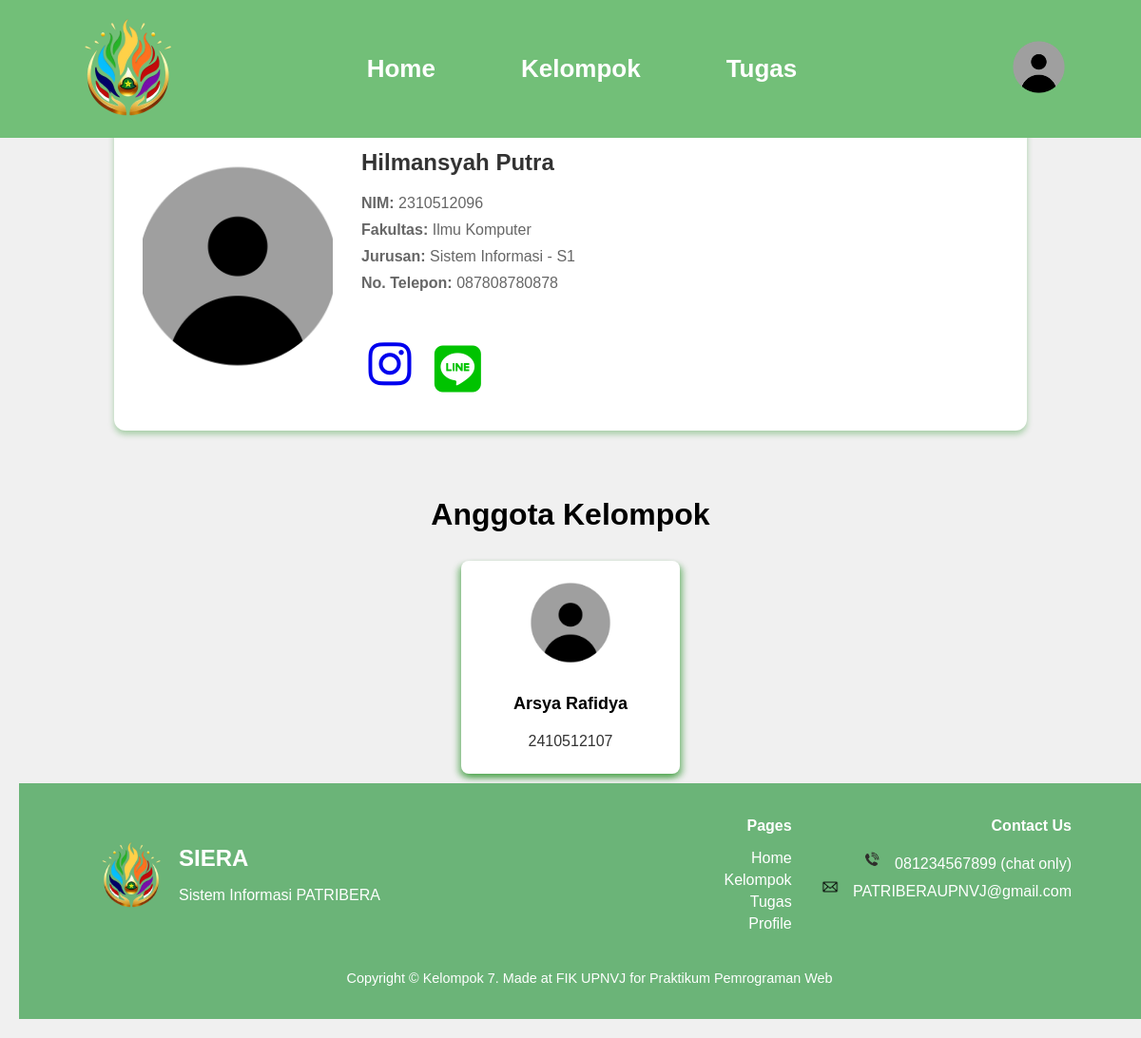
/pageKelompok.php (signed in), run on an earlier commit of the app's database.
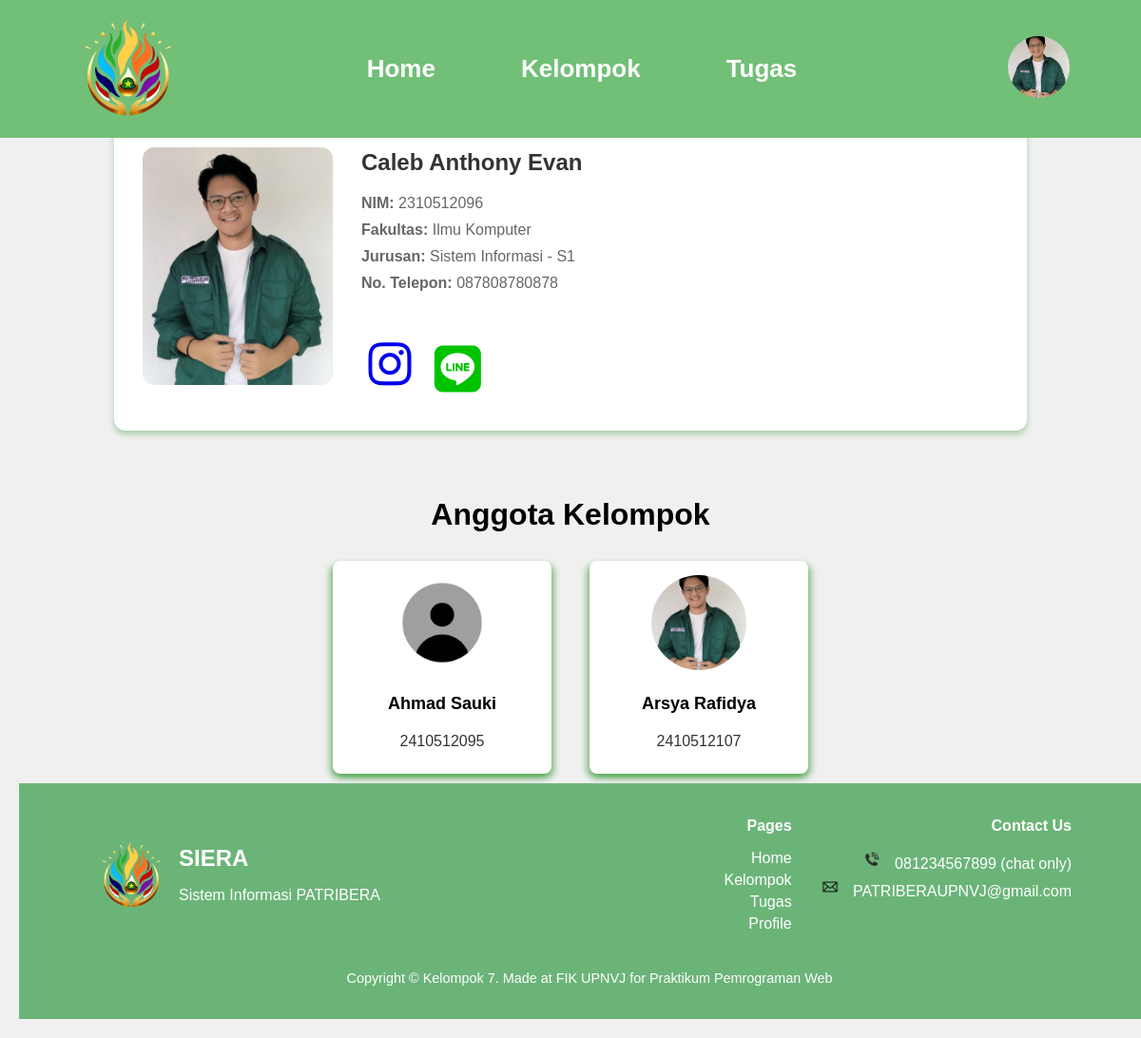
And on a later commit of the database.
### tables this page shows
CREATE TABLE `mahasiswa` (
  `id_user` int(5) DEFAULT NULL,
  `nim_mhs` varchar(10) NOT NULL,
  `nama` varchar(30) NOT NULL,
  `domisili` varchar(25) DEFAULT NULL,
  `tanggal_lahir` date DEFAULT NULL,
  `fakultas` varchar(25) DEFAULT NULL,
  `jurusan` varchar(30) DEFAULT NULL,
  `asal_sma` varchar(25) DEFAULT NULL,
  `kelompok` int(3) DEFAULT NULL,
  `bio` text DEFAULT NULL,
  `no_telp` varchar(15) DEFAULT NULL,
  `instagram` varchar(30) DEFAULT NULL,
  `id_line` varchar(25) DEFAULT NULL,
  `profile_mhs` varchar(100) DEFAULT 'default.png'
);

CREATE TABLE `mentor` (
  `id_user` int(5) DEFAULT NULL,
  `nim_mentor` varchar(10) NOT NULL,
  `nama` varchar(30) NOT NULL,
  `fakultas` varchar(25) DEFAULT NULL,
  `jurusan` varchar(30) DEFAULT NULL,
  `kelompok` int(3) DEFAULT NULL,
  `id_line` varchar(25) DEFAULT NULL,
  `no_telp` varchar(15) DEFAULT NULL,
  `instagram` varchar(30) DEFAULT NULL,
  `profile_mtr` varchar(100) NOT NULL DEFAULT 'default.png'
);

### profileAdd.php (called while the page is built, shortened)
<?php
include 'connectdb.php';
$id_user = $_SESSION['id_user'];
$role = $_SESSION['role'];
$profile_image = 'Assets/default.png';
if ($id_user && $role) {
    if ($role == 'mahasiswa') {
        $query = "SELECT profile_mhs AS profile FROM mahasiswa WHERE id_user = $id_user";
        $result = $conn->query($query);
        if ($result->num_rows > 0) {
            $row = $result->fetch_assoc();
            $profile_image = !empty($row['profile']) ? "Assets/profile_mhs/" . $row['profile'] : $profile_image;
        }
    }
}
?>

### pageKelompok.php (the view, shortened to what the changed rows need)
<?php
include 'connectdb.php';
include 'profileAdd.php';
$id_user = $_SESSION['id_user'];
$query_kelompok = "SELECT kelompok FROM mahasiswa WHERE id_user = ?";
$stmt_kelompok = $conn->prepare($query_kelompok);
$stmt_kelompok->bind_param("i", $id_user);
$stmt_kelompok->execute();
$stmt_kelompok->bind_result($kelompok);
$query_mentor = "SELECT nama, nim_mentor, fakultas, jurusan, id_line, no_telp, instagram, profile_mtr
                 FROM mentor WHERE kelompok = ?";
$stmt_mentor = $conn->prepare($query_mentor);
$stmt_mentor->bind_param("i", $kelompok);
$stmt_mentor->execute();
$stmt_mentor->bind_result($namaMentor, $nimMentor, $fakultasMentor, $jurusanMentor, $idLineMentor, $noTelpMentor, $instagramMentor, $fotoMentor);
$query_mahasiswa = "SELECT nama, nim_mhs, fakultas, jurusan, no_telp, instagram, id_line, profile_mhs
                    FROM mahasiswa WHERE kelompok = ?";
$stmt_mahasiswa = $conn->prepare($query_mahasiswa);
$stmt_mahasiswa->bind_param("i", $kelompok);
$stmt_mahasiswa->execute();
$result_mahasiswa = $stmt_mahasiswa->get_result();
$temanKelompok = [];
while ($row = $result_mahasiswa->fetch_assoc()) {
    $temanKelompok[] = $row;
}
?>
<!DOCTYPE html>
<html lang="id">
<head>
    <link rel="stylesheet" href="page_kelompok.css">
    <link href='https://unpkg.com/boxicons@2.1.4/css/boxicons.min.css' rel='stylesheet'>
    <link href="https://cdnjs.cloudflare.com/ajax/libs/font-awesome/5.15.4/css/all.min.css" rel="stylesheet">
</head>
<body>
    <div class='page-container'>
        <header>
            <nav>
                <div class="profile">
                    <a href="profile.php"><img src="<?php echo $profile_image; ?>" alt="Profile" width="65px" height="65px" style="border-radius: 50%; object-fit: cover;"/></a>
                </div>
            </nav>
        </header>
        <h1 class="section-title">Mentor</h1>
        <div class="mentor-section">
            <div class="mentor-card">
                <img src="Assets/profile_mtr/<?php echo htmlspecialchars($fotoMentor); ?>" alt="Foto Mentor" />
                <div class="mentor-info">
                    <h2><?php echo htmlspecialchars($namaMentor); ?></h2>
                    <p><strong>NIM:</strong> <?php echo htmlspecialchars($nimMentor); ?></p>
                    <p><strong>Fakultas:</strong> <?php echo htmlspecialchars($fakultasMentor); ?></p>
                    <p><strong>Jurusan:</strong> <?php echo htmlspecialchars($jurusanMentor); ?></p>
                    <p><strong>No. Telepon:</strong> <?php echo htmlspecialchars($noTelpMentor); ?></p>
                    <br><br>
                    <a href="https://www.instagram.com/<?php echo htmlspecialchars($instagramMentor); ?>/" target="_blank" style="font-size: 60px; text-decoration: none;">
                      <i class='bx bxl-instagram'></i>
                    </a>
                    <a href="Line://ti/p/<?php echo htmlspecialchars($idLineMentor); ?>" target="_blank" style="font-size: 56px; color: #00C300;">
                      <i class="fab fa-line icon-large"></i>
                    </a>
                </div>
            </div>
        </div>
        <h1 class="section-title">Anggota Kelompok</h1>
        <div class="member-section">
            <?php foreach ($temanKelompok as $teman): ?>
                <div class="member-card-wrapper">
                    <div class="card" onclick="showPopup(
                        '<?php echo htmlspecialchars($teman['nama']); ?>',
                        '<?php echo htmlspecialchars($teman['nim_mhs']); ?>',
                        'Assets/profile_mhs/<?php echo htmlspecialchars($teman['profile_mhs']); ?>',
                        '<?php echo htmlspecialchars($teman['fakultas']); ?>',
                        '<?php echo htmlspecialchars($teman['jurusan']); ?>',
                        '<?php echo htmlspecialchars($teman['no_telp']); ?>',
                        '<?php echo htmlspecialchars($teman['instagram']); ?>',
                        '<?php echo htmlspecialchars($teman['id_line']); ?>'
                    )">
                        <img src="Assets/profile_mhs/<?php echo htmlspecialchars($teman['profile_mhs']); ?>" alt="Foto Mahasiswa" width="100" height="100 "style='object-fit: cover;'/>
                        <p><strong><?php echo htmlspecialchars($teman['nama']); ?></strong></p>
                        <p><?php echo htmlspecialchars($teman['nim_mhs']); ?></p>
                    </div>
                </div>
            <?php endforeach; ?>
        </div>
        <footer>
      <div class="footer-content">
        <div class="footer-logo">
          <div class="footer-info">
          <h1 class="siera-title">SIERA</h1>
          </div>
        </div>
      </div>
    </footer>
    </div>
</body>
</html>

What changed in the data, as far as the page shows it:
changed mahasiswa "Arsya Rafidya": profile_mhs: picture added in place of a placeholder
changed mentor "Ilmu Komputer": profile_mtr: picture added in place of a placeholder; nama "Hilmansyah Putra" → "Caleb Anthony Evan"
added mahasiswa: profile_mhs (placeholder picture), nama "Ahmad Sauki", nim_mhs "2410512095"
